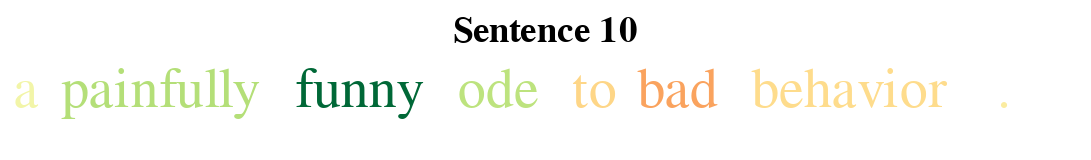

The cell this chart's notebook holds for it:
### Code cell
i = 10
text_plot(tokens=tokenizer.convert_ids_to_tokens(batch_ids[i].numpy()),
          non_zero_mask=batch_ids[i].numpy()!=0,
          attributions=attributions[i]).properties(title='Sentence {}'.format(i))

### Figure 1 — Vega-Lite specification as saved in the notebook (floating-point values rounded to 4 significant figures)
{"config": {"view": {"continuousWidth": 400, "continuousHeight": 300, "opacity": 0.0}}, "data": {"name": "data-0abdfa0f7e3effc420158c2a315d089c"}, "mark": {"type": "text", "align": "left", "color": "black", "font": "arial", "size": 20}, "encoding": {"color": {"type": "quantitative", "field": "Attributions", "legend": null, "scale": {"domain": [-2.272, 2.272], "scheme": "redyellowgreen"}, "sort": "ascending"}, "text": {"type": "nominal", "field": "Token"}, "x": {"type": "quantitative", "axis": null, "field": "x", "sort": null}, "y": {"value": 0}}, "title": "Sentence 10", "width": 377.4, "$schema": "https://vega.github.io/schema/vega-lite/v4.0.0.json", "datasets": {"data-0abdfa0f7e3effc420158c2a315d089c": [{"Token": "a", "Attributions": 0.09051, "x": 0.0, "size": 0.09051}, {"Token": "painfully", "Attributions": 0.7619, "x": 0.792, "size": 0.7619}, {"Token": "funny", "Attributions": 2.272, "x": 4.77, "size": 2.272}, {"Token": "ode", "Attributions": 0.6824, "x": 7.512, "size": 0.6824}, {"Token": "to", "Attributions": -0.5223, "x": 9.444, "size": 0.5223}, {"Token": "bad", "Attributions": -0.9739, "x": 10.54, "size": 0.9739}, {"Token": "behavior", "Attributions": -0.4655, "x": 12.47, "size": 0.4655}, {"Token": ".", "Attributions": -0.1973, "x": 16.63, "size": 0.1973}]}}
